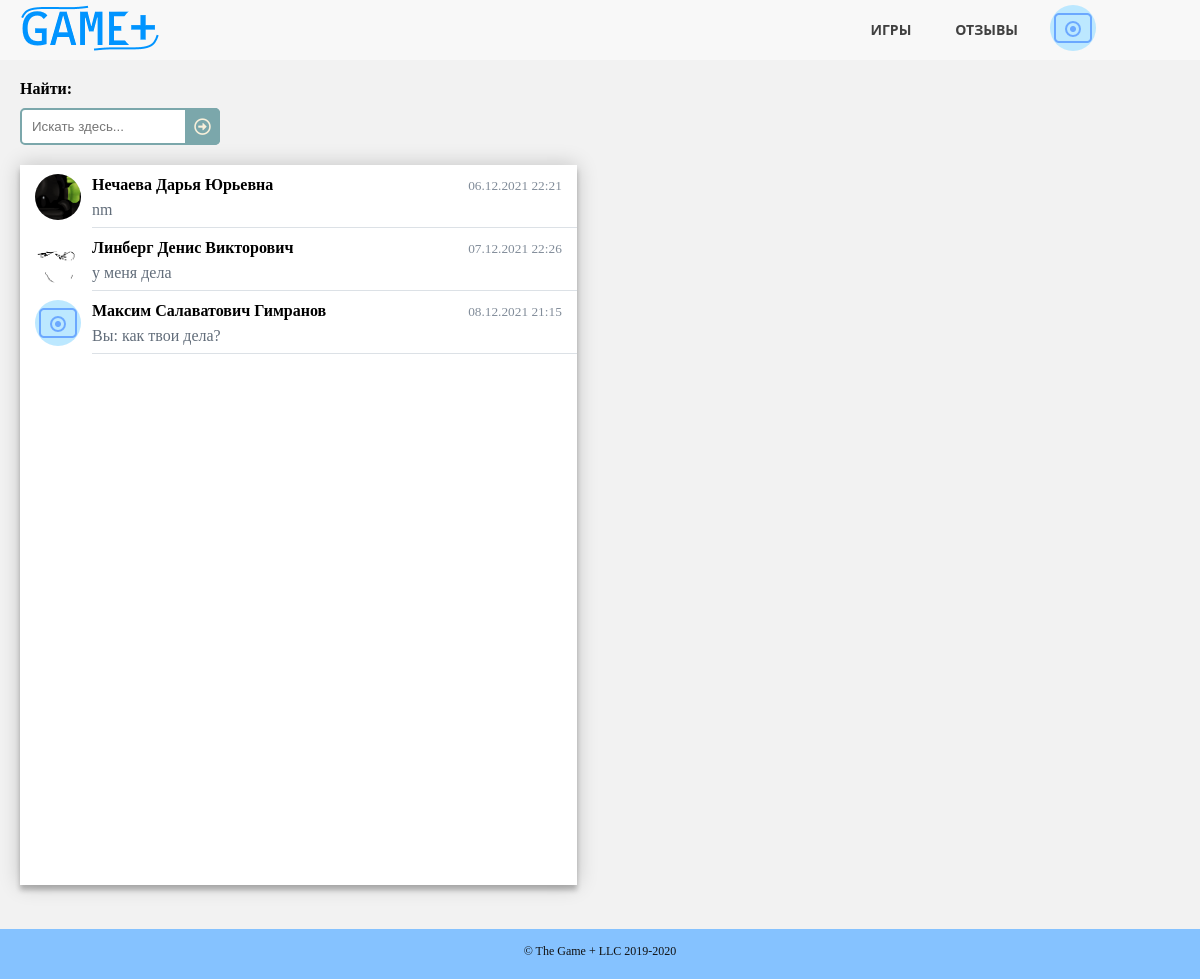
The app's page /messages.html (signed in) with its own data.
### gameplusapp/models.py (models this page shows, shortened)
class Chat(models.Model):
    members = models.ManyToManyField(Employee)
    def get_absolute_url(self):
        return reverse('messages', kwargs={'id': self.pk})

class Employee(models.Model):
    MY_CHOICES = (
        ('a', 'Админ'),
        ('m', 'Мастер'),
        ('c', 'Клиент')
    )
    full_name = models.CharField(max_length=50)
    phone = models.CharField(max_length=11)
    access_level = models.CharField(max_length=1, choices=MY_CHOICES)
    email = models.CharField(max_length=30)
    login = models.CharField(max_length=30, unique=True)
    password = models.CharField(max_length=30)
    reg_date = models.DateTimeField(default=timezone.now())
    avatar = models.ImageField(upload_to="static/images/users", null=True, blank=True)
    class Meta:
        ordering = ["-reg_date"]

class Message(models.Model):
    chat = models.ForeignKey(Chat, on_delete=models.CASCADE)
    sender_id = models.ForeignKey(Employee, on_delete=models.CASCADE)
    letter = models.TextField(default=' ')
    pub_date = models.DateTimeField(default=timezone.now())
    class Meta:
        ordering = ['-pub_date']

### gameplusapp/views.py (the view)
# urls.py: path('messages.html', ChatsPage.as_view()),
class ChatsPage(View):
    def get(self, request):
        if "id_user" not in request.session:
            return HttpResponseRedirect('/login.html')
        g_avatar = get_del_account(request.session["id_user"]).avatar
        chats = Chat.objects.filter(members__in=[request.session["id_user"]])
        filtred = ChatsFilterForm(request.GET)
        if filtred.is_valid():
            if filtred.cleaned_data["search"]:
                members = []
                for c in chats:
                    members.append(poll_extras.get_companion(request, c).full_name)
                r = re.compile(filtred.cleaned_data["search"], re.I)
                members = list(filter(r.search, members))
                chats = chats.filter(members__full_name__in=members)
        context = {
            'user_profile': Employee.objects.get(id=request.session["id_user"]),
            'chats': chats,
            'filtred': filtred,
            'g_avatar': g_avatar
        }
        return render(request, 'messages.html', context=context)

### gameplusapp/forms.py
class ChatsFilterForm(forms.Form):
    search = forms.CharField(label="Найти:", required=False, widget=forms.TextInput(attrs={
        'placeholder': 'Искать здесь...'
    }))

### gameplusapp/function.py (called while the page is built)
def get_del_account(pk):
    account = Employee.objects.get(id=pk)
    return account

### gameplusapp/templatetags/poll_extras.py (called while the page is built)
@register.simple_tag
def get_companion(request, chat):
    for u in chat.members.all():
        if u != Employee.objects.get(id=request.session["id_user"]):
            return u
    return None

### gameplusapp/templates/messages.html (shortened to what this page needs)
{% load poll_extras %}
<!DOCTYPE HTML>
<html>
	<head>
		<link rel="stylesheet" href="../static/css/pattern.css" />
		<link rel="stylesheet" href="../static/css/messages.css" />
	</head>
	<body>
		<header>
		  <nav>
		      <a href="/" class="logo"><img src="../static/images/logo.png" alt="логотип"></a>
			  <ul class="topmenu">
				<li><a href="/games.html">Игры</a></li>
				<li><a href="/reviews.html">Отзывы</a></li>
				<li><a class="submenu-link">
					{% if g_avatar == '' or g_avatar == None %}
					<img src="../static/images/avatar.png" alt="отсутствует аватарка">
					{% else %}
					<img src="../{{ g_avatar }}" alt="аватарка">
					{% endif %}
				</a>
				</li>
			  </ul>
		  </nav>
		</header>
		<section class="selections">
			<div class="functions">
				<form class="searchform" method="get">
					<div class="searchblock">
						<p><strong>Найти:</strong></p>
						<p>{{ filtred.search }}
						<button type="submit"></button></p>
					</div>
				</form>
			</div>
		</section>
		<section class="allmessages">
			<div class="lists">
				<div class="messages">
					{% for chat in chats %}
						{% if chat.message_set.count != 0 %}
							{% with first_message=chat.message_set.first %}
								{% get_companion request chat as companion %}
								<a class="dialog {% if chat.id == chat_id %}selected{% endif %}"
								   href="{{ chat.get_absolute_url }}">
									<div class="avatar-dialog">
										{% if companion.avatar == '' or companion.avatar == None %}
										<img src="../static/images/avatar.png" alt="отсутствует аватарка">
										{% else %}
										<img src="../{{ companion.avatar }}" alt="аватарка">
										{% endif %}
									</div>
									<div class="reply-body">
										<div class="reply-dialog">
											<ul class="list-inline">
												<li class="dialog-name">
													<strong class="list-group-item-heading">{{ companion.full_name }}</strong>
												</li>
												<li class="dialog-date"><small>{{ first_message.pub_date|date:"d.m.Y H:i" }}</small></li>
											</ul>
											{% if companion != first_message.sender_id %}
												<div class="dialog-text">Вы: {{ first_message.letter|truncatechars_html:"200"|safe|striptags }}</div>
											{% else %}
												<div class="dialog-text">{{ first_message.letter|truncatechars_html:"200"|safe|striptags }}</div>
											{% endif %}
										</div>
									</div>
								</a>
							{% endwith %}
						{% endif %}
					{% endfor %}
				</div>
			</div>
		</section>
	</body>
	<footer>
		<div class="copyright">
			<span>&copy; The Game + LLC 2019-2020</span>
		</div>
	</footer>
</html>

### gameplusapp/static/css/pattern.css (style rules this page uses)
* { box-sizing: border-box; }
html { height: 100%; }
body { position:relative; min-height: 100%; margin: 0; background: #f2f2f2; }
header { position: relative; min-height: 60px; padding-top: 5px; background: rgba(255,255,255, .4); text-align: center; z-index: 1; }
header a { text-decoration: none; outline: none; display: inline-block; transition: .3s ease-in-out; }
.logo { float: left; color: #D5B45B; font-family: 'Playfair Display', serif; font-size: 2.5em; }
nav { display: block; padding: 0 20px; }
nav ul { list-style: none; margin: 0; padding: 0; float: right; }
.topmenu:after { content: ""; display: table; clear: both; }
.topmenu > li { width: 25%; float: left; position: relative; font-family: 'Open Sans', sans-serif; }
.topmenu > li > a { text-transform: uppercase; font-size: 14px; font-weight: bold; color: #404040; padding: 15px 30px; }
.submenu-link { padding: 0 30px !important; margin-left: 10px; }
.submenu-link > img { width: 46px; height: 46px; border-radius: 50%; object-fit:cover; }
footer { position:absolute; bottom: -50px; width: 100%; height: 50px; padding-top: 15px; background: #85c2ff; }
.copyright { font-size: 12px; text-align: center; color: #111111; }

### gameplusapp/static/css/messages.css (style rules this page uses)
section { display: block; }
.functions { padding: 10px 20px 5px 20px; }
.searchblock, .messages, .about { display: inline-block; }
.searchblock { margin-right: 10px; }
.sortblock > form, .searchblock > form, .searchblock > p, .sendform > p { position: relative; }
.sortblock > form, .searchblock > form, .searchblock > p { margin: 10px 0; }
.searchblock > p > input { width: 100%; padding: 9px 9px 9px 10px; border: 2px solid #7BA7AB; border-radius: 5px; outline: none; }
.searchblock > p > button { position: absolute; top: 0; right: 0px; padding: 9px; border: none; background: #7BA7AB; border-radius: 0 5px 5px 0; cursor: pointer; }
.searchblock > p > button:before { content: "\f35a"; font-family: 'Font Awesome 5 Free'; font-size: 17px; color: #F9F0DA; }
.lists { padding: 5px 20px 40px 20px; }
.messages, .about { width: 48%; box-shadow: 0 0 20px 0 rgba(0, 0, 0, 0.2), 0 5px 5px 0 rgba(0, 0, 0, 0.24); }
.messages, .msglist { background-color: #FFFFFF; background-attachment: local; overflow: auto; }
.messages { height: 720px; }
.dialog { display: block; width: 100%; height: 63px; padding: 0 0 0 15px; text-decoration: none; color: #000000; }
.avatar-dialog { width: 46px; height: 46px; padding: 9px 7px 7px 0; float: left; }
.avatar-dialog > img { width: 46px; height: 46px; border-radius: 50%; object-fit:cover; }
.reply-body { padding-right: 15px; margin-left: 57px; text-decoration: none; border-bottom: solid 1px #dce1e6; }
.reply-dialog { padding: 8px 0; }
.reply-dialog > ul { list-style: none; margin-right: 0; margin-left: 0; padding-left: 0; }
.reply-dialog > ul > li { display: inline-block; }
.list-inline { margin-bottom: 7px; margin-top: 3px; }
.dialog-date { float: right; color: #818c99; }
.dialog-text { white-space: nowrap; text-overflow: ellipsis; overflow: hidden; color: #626d7a; }

### records on screen
Chat: avatar (picture), message_set.first.pub_date "06.12.2021 22:21", message_set.first.letter "nm"
Employee: full_name "Нечаева Дарья Юрьевна"
Chat: avatar (picture), message_set.first.pub_date "07.12.2021 22:26", message_set.first.letter "у меня дела"
Employee: full_name "Линберг Денис Викторович"
Chat: message_set.first.pub_date "08.12.2021 21:15", message_set.first.letter "как твои дела?"
Employee: full_name "Максим Салаватович Гимранов"
